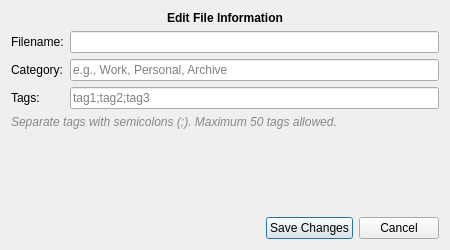
<?xml version="1.0" encoding="UTF-8"?>
<ui version="4.0">
 <class>EditEncryptedFileDialog</class>
 <widget class="QDialog" name="EditEncryptedFileDialog">
  <property name="geometry">
   <rect>
    <x>0</x>
    <y>0</y>
    <width>450</width>
    <height>250</height>
   </rect>
  </property>
  <property name="windowTitle">
   <string>Edit File Metadata</string>
  </property>
  <property name="modal">
   <bool>true</bool>
  </property>
  <layout class="QVBoxLayout" name="verticalLayout">
   <item>
    <widget class="QLabel" name="label_Title">
     <property name="text">
      <string>Edit File Information</string>
     </property>
     <property name="font">
      <font>
       <weight>75</weight>
       <bold>true</bold>
      </font>
     </property>
     <property name="alignment">
      <set>Qt::AlignCenter</set>
     </property>
    </widget>
   </item>
   <item>
    <layout class="QFormLayout" name="formLayout">
     <item row="0" column="0">
      <widget class="QLabel" name="label_Filename">
       <property name="text">
        <string>Filename:</string>
       </property>
      </widget>
     </item>
     <item row="0" column="1">
      <widget class="QLineEdit" name="lineEdit_Filename">
       <property name="toolTip">
        <string>Enter the filename (without path)</string>
       </property>
      </widget>
     </item>
     <item row="1" column="0">
      <widget class="QLabel" name="label_Category">
       <property name="text">
        <string>Category:</string>
       </property>
      </widget>
     </item>
     <item row="1" column="1">
      <widget class="QLineEdit" name="lineEdit_Category">
       <property name="toolTip">
        <string>Enter a category for this file (optional)</string>
       </property>
       <property name="placeholderText">
        <string>e.g., Work, Personal, Archive</string>
       </property>
      </widget>
     </item>
     <item row="2" column="0">
      <widget class="QLabel" name="label_Tags">
       <property name="text">
        <string>Tags:</string>
       </property>
      </widget>
     </item>
     <item row="2" column="1">
      <widget class="QLineEdit" name="lineEdit_Tags">
       <property name="toolTip">
        <string>Enter tags separated by semicolons (maximum 50 tags)</string>
       </property>
       <property name="placeholderText">
        <string>tag1;tag2;tag3</string>
       </property>
      </widget>
     </item>
    </layout>
   </item>
   <item>
    <widget class="QLabel" name="label_TagsInfo">
     <property name="text">
      <string>Separate tags with semicolons (;). Maximum 50 tags allowed.</string>
     </property>
     <property name="font">
      <font>
       <pointsize>9</pointsize>
       <italic>true</italic>
      </font>
     </property>
     <property name="styleSheet">
      <string>color: #888888;</string>
     </property>
    </widget>
   </item>
   <item>
    <spacer name="verticalSpacer">
     <property name="orientation">
      <enum>Qt::Vertical</enum>
     </property>
     <property name="sizeHint" stdset="0">
      <size>
       <width>20</width>
       <height>20</height>
      </size>
     </property>
    </spacer>
   </item>
   <item>
    <layout class="QHBoxLayout" name="horizontalLayout_Buttons">
     <item>
      <spacer name="horizontalSpacer">
       <property name="orientation">
        <enum>Qt::Horizontal</enum>
       </property>
       <property name="sizeHint" stdset="0">
        <size>
         <width>40</width>
         <height>20</height>
        </size>
       </property>
      </spacer>
     </item>
     <item>
      <widget class="QPushButton" name="pushButton_Save">
       <property name="text">
        <string>Save Changes</string>
       </property>
       <property name="default">
        <bool>true</bool>
       </property>
      </widget>
     </item>
     <item>
      <widget class="QPushButton" name="pushButton_Cancel">
       <property name="text">
        <string>Cancel</string>
       </property>
      </widget>
     </item>
    </layout>
   </item>
  </layout>
 </widget>
 <resources/>
 <connections/>
</ui>
